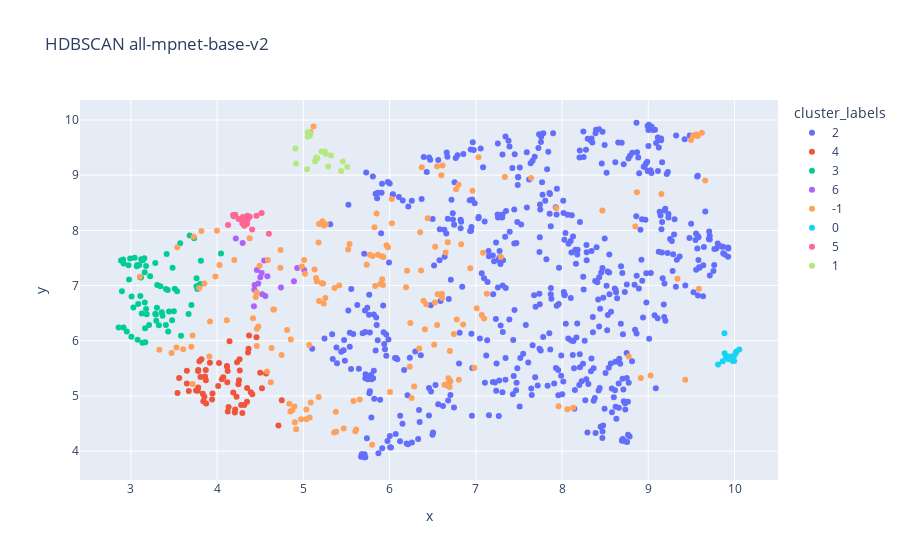

Notebook code cell kept with this figure:
### Code cell
# model1 corpus_embeddings all-mpnet-base-v2
clusters_manual = generate_clusters(corpus_embeddings,n_neighbors = 14, 
                                              n_components = 3, 
                                              min_cluster_size = 11, 
                                              min_samples = None,
                                              random_state=42)
labels_manual, cost_manual = score_clusters(clusters_manual)
print(labels_manual)
print(cost_manual)
cluster_labels  = clusters_manual.labels_
cluster_dict["label_manual1"] =  clusters_manual

umap_data = umap.UMAP(n_neighbors=15, 
                          n_components=2, 
                          min_dist = 0.1,  
                          metric='cosine',
                          random_state=42).fit_transform(corpus_embeddings)
x, y = umap_data.T
                    # Plot
            # Create a DataFrame for Plotly Express
plot_data = {
                'x': x,
                'y': y,
                'cluster_labels': cluster_labels,
                'hover_text': corpus  # text you want to display
            }

df = pd.DataFrame(plot_data)



            # Convert cluster_labels to string for categorical representation
df['cluster_labels'] = df['cluster_labels'].astype(str)

            # plot using Plotly Express
fig = px.scatter(
                df,
                x='x',
                y='y',
                color='cluster_labels',
                hover_data={'hover_text': True},  # Enable hover data for 'hover_text'
                title='HDBSCAN all-mpnet-base-v2'
            )

            # Export the plot to HTML
fig.write_html(f"/Users/sylvainestebe/Code/nlp_project/cognitive_distortion_project/export/cluster_manual_all-mpnet-base-v2.html")
fig.show()

### Figure 1 — Plotly figure (JSON) as saved in the notebook; plotly's stock layout.template omitted (floating-point values rounded to 4 significant figures; data arrays with more than 128 entries replaced by an {"elided": "..."} marker saying what was removed)
{"data": [{"customdata": {"elided": "549x1 str values"}, "hovertemplate": "cluster_labels=2<br>x=%{x}<br>y=%{y}<br>hover_text=%{customdata[0]}<extra></extra>", "legendgroup": "2", "marker": {"color": "#636efa", "symbol": "circle"}, "mode": "markers", "name": "2", "orientation": "v", "showlegend": true, "type": "scatter", "x": {"elided": "549 float values"}, "xaxis": "x", "y": {"elided": "549 float values"}, "yaxis": "y"}, {"customdata": [["She doesn't respect me."], ["I was searching my brain to figure out why she didn't like me, and it made me so sad to think I'd hurt her feelings or caused a problem for her."], ["I'm not good enough for her."], ["She doesn't love me like she used to."], ["She will never love me now"], ["Maybe she doesn't want to talk to me anymore."], ["Maybe she doesn't really like me as much as I thought and like her. Maybe I'm awkward."], ["I am responsible for her mistakes."], ["I worried that she might break up with me and that I'd never see her again."], ["I never get to see her anymore."], ["she doesnt want to share things with me"], ["If I cannot control her now, I have lost her perhaps forever"], ["My girlfriend is hiding something from me."], ["This is going to cause us to break up."], ["My girlfriend will leave me."], ["She didn't like me anymore."], ["I am scared my girlfriend is going to break up with me because I dont do much for her."], ["What if I never see her again?"], ["I wanted her to pay attention and not interrupt me."], ["She doesn't trust me."], ["Am I not worth her time?"], ["i was letting her down and she felt pressured by my actions"], ["maybe she doesn't like me anymore."], ["My roommate asked me to clean the apartment. She probably hates me "], ["A stranger looked at your dress. She thought that I look stupid "], ["She is probably going to kick me out and never invite me over again "], ["If she has cheated on me, then every next girl will probably do the same "], ["I can't believe I have lost her now "], ["She will not want to see me again "], ["She must think that I am a weirdo "], ["She said she liked it, but she said that to everyone, so she was probably just trying to be nice "], ["I should have visited her more often "], ["She probably thinks I'm ugly "], ["I feel she loves me, so it must be true "], ["He should have married Ann instead of Mary "], ["She's to blame for the way I feel "], ["Mary doesn't like me at all "], ["Mary doesn't like me at all. She would never have shouted at me like that if she did "], ["what if we never get engaged "], ["lack of sexual interest from my significant other "], ["She doesn't like the way I look "], ["My girlfriend wasnt texting anyone, and did not get me anniversary present I am scared my girlfriend is going to break up with me because I dont do much for her. "], ["I had a disagreement about our finances with my partner at our home about a week ago that caused her to leave the apartment and not talk, call, or text me for hours. I worried that she might break up with me and that I'd never see her again. "], ["A week ago me and my GF were trying to find a store in a nearby town but we got lost. We won't be able to find the store before it closes. "], ["My girlfriend came home later than usual after work and didn't bother to call and let me know or answer the phone when I called to check on her. She acted like it was not big deal after she came home. My girlfriend is hiding something from me. "], ["My wife sat me down and said she needed me to make more money because she is tired of paying rent by herself i was letting her down and she felt pressured by my actions "], ["My girlfriend is getting a new job in a distant city. This is going to cause us to break up. "], ["My wife didn't look up from her phone or answer me when I came to talk to her. Am I not worth her time? "], ["I called a woman I love by accident during a bad time She will never love me now "], ["I called an old friend, but she wasn't home and didn't return my call. Maybe she doesn't want to talk to me anymore. "], ["I lost my best friend. I'm a male and she was the nicest girl I've ever met. But I fucked it. I started to take her for granted, started to overthink, to take everything too seriously, I was jealous, selfish and though only of my own interests and not of hers feelings it's all my fault "], ["My girlfriend was ignoring me for a while. She didn't like me anymore. "], ["My wife accused me of cheating. She doesn't trust me. "], ["My love is leaving, and there's no turning back. What if I never see her again? "], ["My wife was supposed to be home by now and she's not and it's raining really bad Did she get in a car crash? "], ["I asked my daughter a question, and she responded in a snotty way. She doesn't love me like she used to. "], ["I called my friend three times this past week but she hasn't answered or called/messaged me back yet. Maybe she doesn't really like me as much as I thought and like her. Maybe I'm awkward. "], ["one of my friend posted a video of a spider getting inside a car, and she so happened to have had her car broken into. So i asked her if the police found whoever broke into her car, and she totally ignored me maybe she doesn't like me anymore. "], ["My girlfriend said I was a taker when I said she did not emotionally support me before going to a movie last Saturday. My girlfriend will leave me. "]], "hovertemplate": "cluster_labels=4<br>x=%{x}<br>y=%{y}<br>hover_text=%{customdata[0]}<extra></extra>", "legendgroup": "4", "marker": {"color": "#EF553B", "symbol": "circle"}, "mode": "markers", "name": "4", "orientation": "v", "showlegend": true, "type": "scatter", "x": [4.263, 4.055, 4.52, 4.012, 4.187, 3.779, 3.869, 4.567, 3.942, 4.247, 3.859, 4.39, 3.776, 4.293, 4.205, 4.071, 3.873, 4.279, 4.144, 3.869, 3.946, 4.118, 3.782, 4.37, 4.358, 4.457, 3.834, 4.347, 4.225, 4.26, 4.365, 4.254, 4.232, 3.756, 4.114, 4.348, 4.123, 4.114, 4.711, 3.56, 4.499, 3.84, 3.852, 4.315, 3.672, 3.649, 4.123, 3.649, 4.408, 3.916, 4.75, 3.807, 3.78, 4.21, 3.541, 4.023, 3.818, 3.794, 4.134], "xaxis": "x", "y": [5.462, 5.304, 5.142, 5.183, 5.062, 5.452, 5.471, 5.406, 4.934, 5.212, 5.352, 5.068, 5.093, 4.693, 4.702, 5.34, 4.866, 4.838, 5.991, 5.284, 5.045, 5.249, 5.472, 6.097, 5.786, 6.064, 5.042, 4.895, 4.987, 5.667, 5.856, 5.283, 5.612, 5.1, 5.542, 5.146, 5.452, 5.535, 4.467, 5.325, 5.419, 4.905, 4.987, 4.836, 5.092, 5.456, 4.718, 5.224, 5.033, 5.604, 4.921, 5.345, 5.154, 4.757, 5.052, 5.597, 5.666, 5.629, 4.801], "yaxis": "y"}, {"customdata": [["My friend is ignoring his recently-deceased wife."], ["he took me for granted!"], ["He doesn't love me."], ["He does not appreciate anything I do for him."], ["He is selfish"], ["My marriage is over."], ["Why isn't this kid applying himself?"], ["He shouldn't have taken it without asking me first."], ["He's so damn inconsiderate"], ["He is avoiding me"], ["My husband was being a jerk and not listening to me."], ["Does he not care what I am saying?"], ["He is going to hurt me"], ["he didn't respect our initial commitment"], ["If I text my boyfriend too much, he will get bored of me."], ["He doesn't think that I'm capable of watching the kids and cleaning the kitchen at the same time."], ["I thought he was cheating on me"], ["I am so angry that he is such a hypocrite. He doesn't realize he is guilty of the same things he explodes about."], ["I get upset when people cant keep there promises. The plans he made were not that critical. Why put me in a tough bind"], ["He only cares about himself."], ["The thought that he does not care about me anymore."], ["My husband doesn't want to spend time with me."], ["He might hit me"], ["I am not good enough for him."], ["I guess he doesn't like me anymore"], ["my brother is very careless as he has the feeling that there is no one to ask him as his sister is the one who is senior"], ["Something bad has happened to him "], ["Maybe he doesn't like me anymore "], ["I should have messaged him earlier "], ["I must message him earlier "], ["My brother should have talked to me before he made any decisions about where our family is going "], ["He's so inconsiderate "], ["If I had only pushed my husband to leave on time, this wouldn't have happened "], ["He shouldn't have been so stubborn "], ["If only I were better in bed, he wouldn't beat me "], ["The reason my marriage is so lousy is because my spouse is totally unreasonable "], ["He's thinking I have failed "], ["He knows I do not like to be touched this way "], ["My husband left me because I was a bad wife "], ["He thinks I'm an idiot "], ["He thinks I'm a loser "], ["The marriage ended because I failed "], ["My husband didn't eat that chocolate cake I baked for him. He thinks I'm a terrible cook "], ["about my boyfriend if he's cheating on me again "], ["My husband did something for me even if it's clear I didn't want it. I don't know why I keep trying. I should just give up. Surrender. Sleep forever. "], ["I had a fight with my husband My best friend doesn't fight with my husband this much, so I must be doing something wrong "], ["My husband could not understand why I was upset with him. I don't understand why he can't see that he overreacted. "], ["After I complained about not spending time together, my boyfriend did not want to go on a date last weekend. He doesn't love me. "], ["My friend and I had made plans months ago to go to a basketball game. The day before the game he calls me and says he cant go because he forgot he made plans with his wife. I started yelling at him and told him these tickets were expensive and you promised me. I was really angry for cancelling last minute because he has done this in the past I get upset when people cant keep there promises. The plans he made were not that critical. Why put me in a tough bind "], ["My husband cancelled our wedding anniversary dinner. The thought that he does not care about me anymore. "], ["I came home to find my spouse had taken all of his things and left a note saying our marriage was over. My marriage is over. "], ["I was on the phone with my boyfriend and he got a call on the other line. I assumed it was another girl calling him. I am not good enough. "], ["I couldn't find my bank card and realized my husband must have taken it. He shouldn't have taken it without asking me first. "], ["My husband got two tickets to a Bruins game the other day and rather than asking me if I wanted to go with him he invited a friend. My husband doesn't want to spend time with me. "], ["I am trying to help my son pay his bills and find a job. He does not appreciate anything I do for him. "], ["I was talking with my boyfriend on my lunch break and he started to clean his computer with canned air which made a very loud noise. Does he not care what I am saying? "], ["I failed to convince my son that he should go back to college I am failing as a parent "], ["I was talking to my husband about something that happened to me that day.  He kept interrupting and talking over me.  I got up and left the room. My husband was being a jerk and not listening to me. "], ["The guy I'm dating went home early one night and I got upset because I thought it meant he didn't want to see me anymore, but I was wrong. I guess he doesn't like me anymore "], ["I was walking in a poorly lit downtown area when a man approached me and asked for money. I told him I had none, and he started cussing me out and following me. I eventually started running and he finally stopped following. He is going to hurt me "], ["My boyfriend didn't reply back to me instantly. If I text my boyfriend too much, he will get bored of me. "], ["I have been trying to get a hold of a friend to help me with a project for over a week, but he won't return my calls or texts. He is avoiding me "], ["My boyfriend went to visit his son and wound up spending the entire day with his son and his son's mother while ignoring my phone calls. I thought he was cheating on me "], ["My boyfriend and I were supposed to go out last night and I got very aggravated at the change of plans and that he pushed back the time. he didn't respect our initial commitment "], ["My boyfriend made fun of me for losing a game. I got upset and we had an argument. I'm really bad at everything I do. "], ["A friend who is a recent widower has started dating. My friend is ignoring his recently-deceased wife. "], ["I asked my husband to get me wine on the way home from work, but he forgot. He is selfish "], ["My spouse got a new gaming console and spends most of his free time playing video games. I am not good enough for him. "], ["Our marriage is lousy The reason my marriage is so lousy is because my husband is totally unreasonable "], ["I sent my boyfriend several long text messages to which he responded with only one sentence. I'm worried I'm annoying my boyfriend. "]], "hovertemplate": "cluster_labels=3<br>x=%{x}<br>y=%{y}<br>hover_text=%{customdata[0]}<extra></extra>", "legendgroup": "3", "marker": {"color": "#00cc96", "symbol": "circle"}, "mode": "markers", "name": "3", "orientation": "v", "showlegend": true, "type": "scatter", "x": [3.306, 3.223, 3.176, 3.11, 3.805, 2.916, 3.732, 3.484, 3.76, 3.406, 3.097, 3.669, 3.367, 3.427, 3.168, 3.16, 2.858, 3.762, 3.406, 3.771, 3.008, 2.979, 3.294, 3.126, 3.325, 4.045, 3.478, 3.433, 3.211, 3.165, 3.812, 3.801, 3.156, 3.536, 3.183, 2.885, 3.442, 3.359, 3.138, 3.289, 3.283, 3.043, 3.176, 2.915, 3.119, 2.973, 3.075, 3.084, 3.509, 3.118, 2.991, 3.006, 3.415, 3.107, 3.572, 3.702, 3.682, 3.069, 3.029, 3.498, 3.078, 3.581, 2.953, 3.161, 3.302, 3.341, 3.283, 2.896, 2.91, 3.135], "xaxis": "x", "y": [7.01, 7.169, 6.575, 6.812, 7.031, 7.399, 7.858, 7.325, 6.986, 6.285, 7.373, 6.483, 6.454, 6.918, 5.974, 7.242, 6.242, 7.131, 6.937, 6.937, 6.803, 7.108, 6.364, 6.493, 6.284, 7.58, 6.371, 6.167, 6.284, 6.228, 7.448, 7.019, 7.496, 6.899, 6.479, 7.453, 6.532, 6.517, 7.457, 6.478, 6.49, 7.505, 7.356, 6.239, 7.478, 7.369, 7.374, 6.666, 6.942, 7.146, 7.489, 6.074, 7.573, 7.151, 7.768, 6.649, 7.907, 7.351, 6.604, 6.536, 6.017, 6.089, 6.169, 6.692, 6.6, 6.986, 7.41, 6.897, 7.474, 5.964], "yaxis": "y"}, {"customdata": [["My mother in law thinks I am an incompetent father."], ["I cannot trust my sister anymore."], ["I made my sister sad"], ["My sister in law thinks I am worthless"], ["I was not a good enough sister"], ["The anger I felt because some members of the family do not like me so they refused to let me know about my beloved uncle."], ["I yelled at my sister for not doing something correctly There will never be enough time to get everything done "], ["I was in my grandma's house and I knocked the vase on the floor Grandma will be so angry at me "], ["I thought that my sister had taken some money from my house when she'd come over to visit. I cannot trust my sister anymore. "], ["Last week my sister and I facetime. I didnt show much interest. Later that day, my cousin told me that my sister was sad because of my behavior. I made my sister sad "], ["My sister in law won't speak to me My sister in law thinks I am worthless "], ["I was in my grandma's house and I knocked the vase on the floor My grandma will never talk to me again "], ["My sister put pictures of everyone but me on her holiday card No one cares about me "], ["My uncle was in a serious accident and ignorant members of my family did not contact me and let me know. The anger I felt because some members of the family do not like me so they refused to let me know about my beloved uncle. "], ["At dinner my mother in law kept trying to tell me how to watch my daughter and was being condensending, I finally got angry and told her to mind her own business. My mother in law thinks I am an incompetent father. "], ["My sister tried to commit suicide whilst at middle school I was not a good enough sister "], ["I came home to find an ambulance and firetruck in front of my house.  I feared something had happened to my old mom.  I ran in the house to find everything was fine and that the ambulance was for our neighbor.  I screamed at my sister for not texting me to tell me that the ambulance was not for my mom when she knew I was coming home at that time.  She told me it had just arrived and there was no time to let me know but I was still irrationally angry at her.  And instead of being happy that my mom was ok I was instead angry at my sister. my sister was thoughtless to not call me "]], "hovertemplate": "cluster_labels=6<br>x=%{x}<br>y=%{y}<br>hover_text=%{customdata[0]}<extra></extra>", "legendgroup": "6", "marker": {"color": "#ab63fa", "symbol": "circle"}, "mode": "markers", "name": "6", "orientation": "v", "showlegend": true, "type": "scatter", "x": [4.217, 4.432, 4.583, 4.427, 4.461, 4.929, 4.546, 4.74, 4.477, 4.435, 4.524, 4.89, 4.559, 5.01, 4.296, 4.5, 4.517], "xaxis": "x", "y": [7.851, 6.924, 7.17, 6.627, 7.283, 7.321, 7.452, 6.965, 7.04, 7.01, 6.843, 7.08, 6.812, 7.283, 7.773, 7.151, 7.229], "yaxis": "y"}, {"customdata": {"elided": "173x1 str values"}, "hovertemplate": "cluster_labels=-1<br>x=%{x}<br>y=%{y}<br>hover_text=%{customdata[0]}<extra></extra>", "legendgroup": "-1", "marker": {"color": "#FFA15A", "symbol": "circle"}, "mode": "markers", "name": "-1", "orientation": "v", "showlegend": true, "type": "scatter", "x": {"elided": "173 float values"}, "xaxis": "x", "y": {"elided": "173 float values"}, "yaxis": "y"}, {"customdata": [["I don't have the discipline to diet."], ["i am not able to control my eating habits"], ["My dieting and jogging all week have gone down the drain "], ["I'm going to pig out all weekend "], ["I should really exercise more "], ["I've blown my diet completely "], ["I ate more than I planned, so I blew my diet completely "], ["i'll never lose enough weight to look skinny "], ["My diet is not working I feel like a failure "], ["I am trying to diet but I gained weight this week. I don't have the discipline to diet. "], ["i ate too much and too fast to temporarily please myself but not because i felt hunger i am not able to control my eating habits "], ["I gained a little weight while trying to diet I'm not succeeding "], ["I have been trying a number of diets. This week I weighed myself and found out I had gained a pound I am trying to lose weight but nothing works "], ["I gained weight I hate myself and im a fat pig "], ["I think that I am fatter that everyone else but i am not I feel fat even though I have a strong build and I run alot "], ["It's usually after I come home from work and having felt a lot of social anxiety I want to comfort myself with sugar. It's like a great relief and the only happy point in my day. I have a constant need to eat an excessive amount of sugary sweets/desserts. When I try to eat more healthily for a period of time the need is always worse when I fall back into old unhealthy patterns. Eating balanced feels impossible. "]], "hovertemplate": "cluster_labels=0<br>x=%{x}<br>y=%{y}<br>hover_text=%{customdata[0]}<extra></extra>", "legendgroup": "0", "marker": {"color": "#19d3f3", "symbol": "circle"}, "mode": "markers", "name": "0", "orientation": "v", "showlegend": true, "type": "scatter", "x": [9.935, 9.976, 10.02, 9.883, 9.885, 10.02, 10.06, 9.901, 9.941, 9.998, 9.928, 9.983, 9.929, 9.864, 9.809, 9.996], "xaxis": "x", "y": [5.713, 5.638, 5.805, 6.137, 5.773, 5.781, 5.841, 5.711, 5.693, 5.735, 5.671, 5.72, 5.685, 5.63, 5.572, 5.634], "yaxis": "y"}, {"customdata": [["A good mother spends time with her kids on some activity every night"], ["I am failing as a parent"], ["i am a terrible mom"], ["I feel like a bad wife and mom"], ["I am the worst daughter in the world."], ["The kids will never settle down."], ["I can't be a mother"], ["I'm a bad mom"], ["I feel horrible about it, I must be a bad parent"], ["A good mother spends time with her kids on some activity every night "], ["I'm a bad mother "], ["I'm always a horrible mother "], ["I should have been a better mother "], ["I was so irritable with the children this morning. I'm a terrible mother and a wicked person "], ["I am unable to give my children any time A good mother spends time with her kids on some activity every night "], ["My son threw a tantrum at an indoor playground and I had to carry him out kicking and screaming I'm a bad mom "], ["I get so annoyed and frustrated when my baby cries i am a terrible mom "], ["I yelled at my child for being too fidgety during stories at bedtime. The kids will never settle down. "], ["My teenage child wanted to go out with friends and I said no I feel horrible about it, I must be a bad parent "]], "hovertemplate": "cluster_labels=5<br>x=%{x}<br>y=%{y}<br>hover_text=%{customdata[0]}<extra></extra>", "legendgroup": "5", "marker": {"color": "#FF6692", "symbol": "circle"}, "mode": "markers", "name": "5", "orientation": "v", "showlegend": true, "type": "scatter", "x": [4.185, 4.127, 4.274, 4.248, 4.315, 4.6, 4.352, 4.298, 4.347, 4.211, 4.352, 4.34, 4.457, 4.516, 4.192, 4.353, 4.379, 4.406, 4.292], "xaxis": "x", "y": [8.277, 8.097, 8.206, 8.207, 8.086, 7.938, 8.263, 8.242, 8.115, 8.282, 8.201, 8.162, 8.266, 8.315, 8.254, 8.193, 8.245, 8.014, 8.123], "yaxis": "y"}, {"customdata": [["I should have ordered a milder dish"], ["I feel so anxious maybe I left something turned on in the kitchen"], ["after 30 years since I first started learning how to cook I am still ruining meals."], ["I do so much around here and you are harping about the cutting board?"], ["The meal should have been perfect "], ["The meal must have been perfect "], ["I feel so anxious maybe I left something turned on in the kitchen "], ["I should have ordered a milder dish "], ["I must have ordered a milder dish "], ["Something scary is in the kitchen "], ["We were late to the dinner party and caused the hostess to overcook the meal "], ["You only pay attention to me when I cook food "], ["I was on a date and started to cough badly as the food was too hot I should have ordered a milder dish "], ["My mom cooked me breakfast and the eggs which she knows i like over medium were over cooked. I became very upset. frustration "], ["I burnt the potatoes while cooking I should have been perfect "], ["I was looking forward to relaxing but my partner asked me to make dinner instead. My partner thinks I am lazy. "], ["Last week I made a special dinner at my house for my family to enjoy but I overcooked the food. after three decades since I first started learning how to cook I am still ruining meals. "], ["I went on a trip and heard a commercial for a kitchen appliance I feel so anxious maybe I left something turned on in the kitchen "], ["My husband asked me to make sure I cleaned the cutting board better. I do so much around here and you are harping about the cutting board? "]], "hovertemplate": "cluster_labels=1<br>x=%{x}<br>y=%{y}<br>hover_text=%{customdata[0]}<extra></extra>", "legendgroup": "1", "marker": {"color": "#B6E880", "symbol": "circle"}, "mode": "markers", "name": "1", "orientation": "v", "showlegend": true, "type": "scatter", "x": [5.26, 5.068, 5.161, 4.915, 5.509, 5.457, 5.053, 5.25, 5.211, 5.051, 5.288, 5.162, 5.321, 5.044, 5.137, 5.439, 5.15, 5.08, 4.908], "xaxis": "x", "y": [9.389, 9.713, 9.313, 9.214, 9.15, 9.249, 9.694, 9.431, 9.431, 9.776, 9.159, 9.302, 9.358, 9.109, 9.252, 9.076, 9.319, 9.752, 9.482], "yaxis": "y"}], "layout": {"legend": {"title": {"text": "cluster_labels"}, "tracegroupgap": 0}, "title": {"text": "HDBSCAN all-mpnet-base-v2"}, "xaxis": {"anchor": "y", "domain": [0, 1], "title": {"text": "x"}}, "yaxis": {"anchor": "x", "domain": [0, 1], "title": {"text": "y"}}}}
